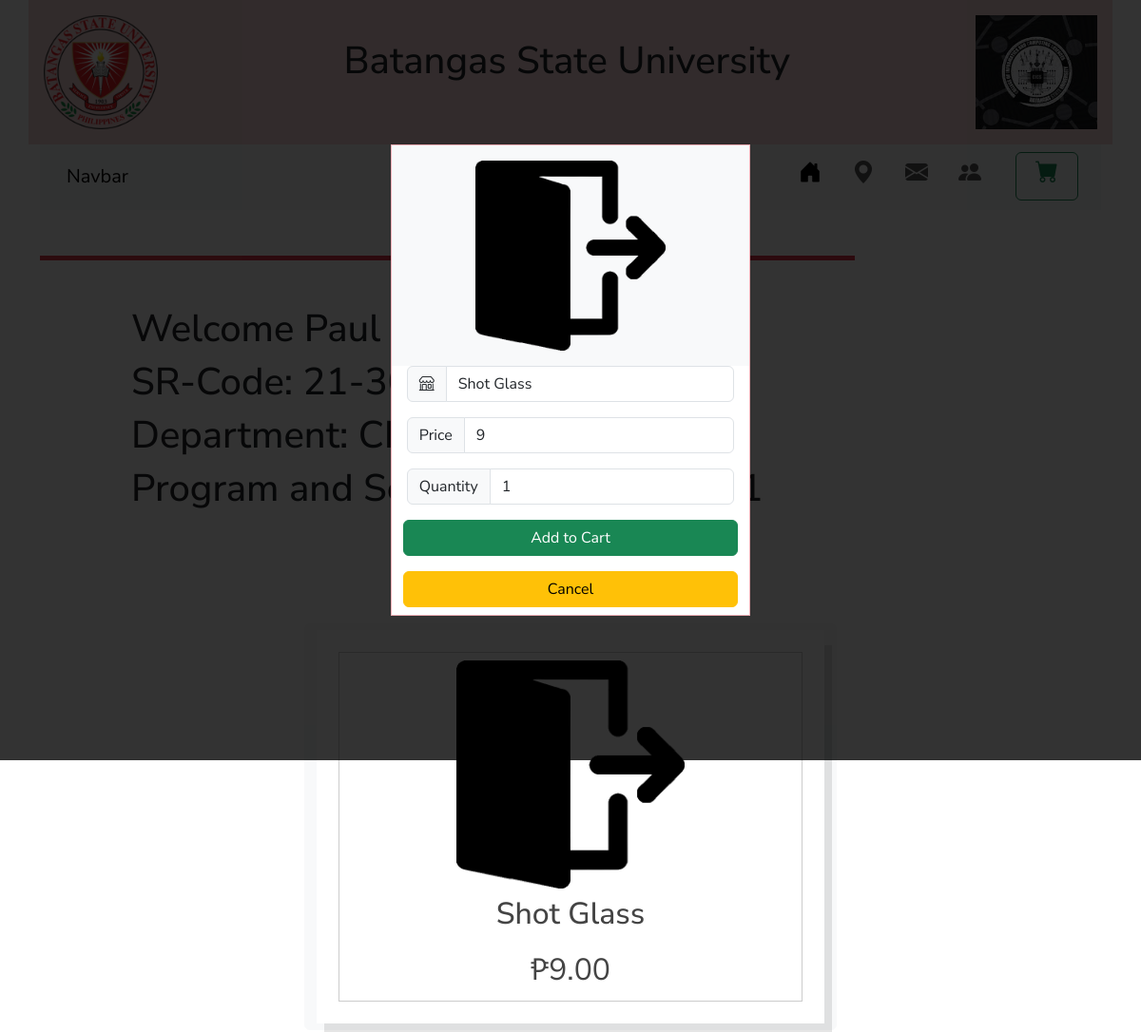
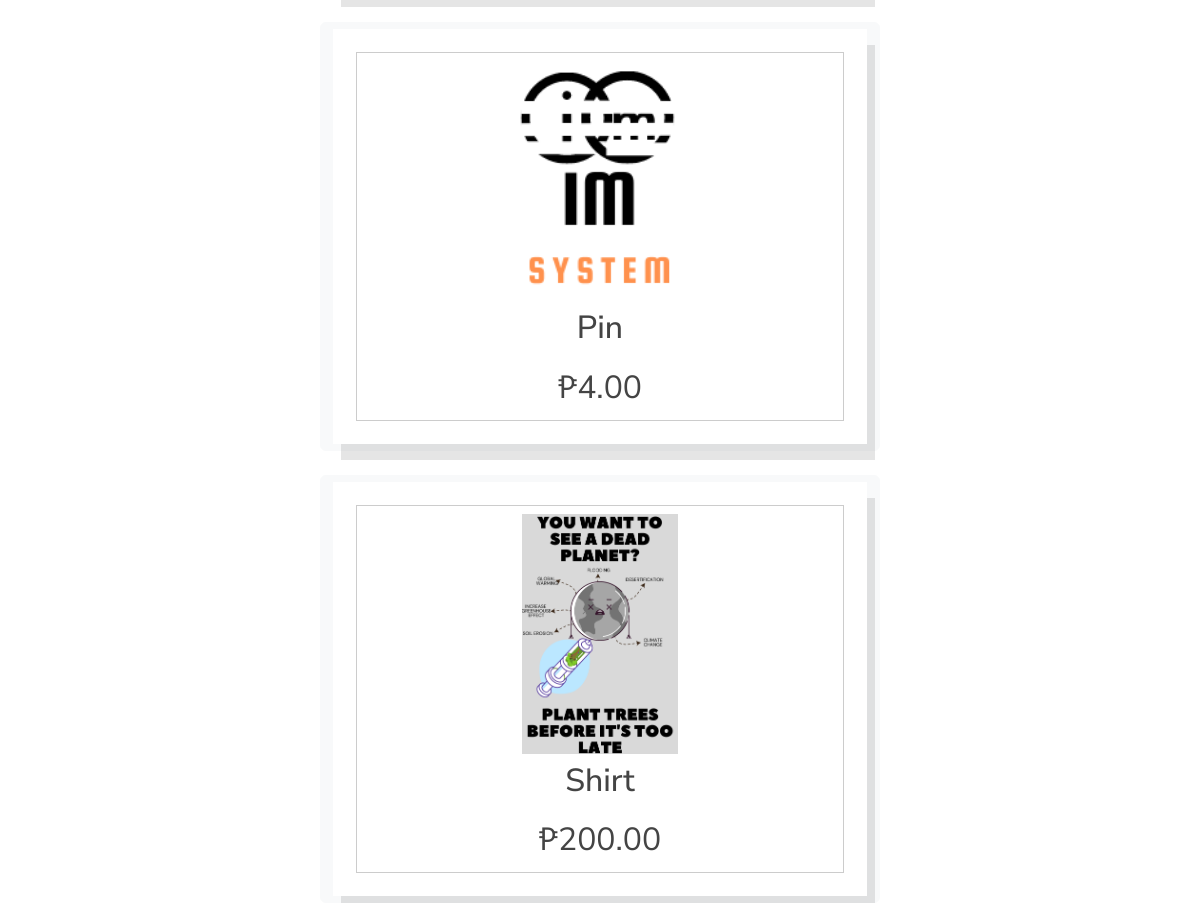
Screenshot of /student/home.php?name=1 (signed in) with the database file from the repository (2 pictures, top to bottom).
### tables this page shows
CREATE TABLE `productdb` (
  `ProductID` int(100) NOT NULL,
  `ProductName` varchar(255) NOT NULL,
  `Price` varchar(255) NOT NULL,
  `image` varchar(255) NOT NULL
);

### student/home.php (the view, shortened to what this page needs)
<!DOCTYPE html>
<html lang="en">
<head>
    <link rel="stylesheet" href="../student/homestyle.css?v=<?php echo time(); ?>">
</head>
<body>
<?php
if (isset($_SESSION['prog_sec'])) {
    ?>
<?php
include '../includes/header.php';
include '../includes/db.php';
?>
<div class="container">
    <div class="row-mt-5">
    <nav class="navbar navbar-expand-lg bg-body-tertiary">
        <div class="container-fluid">
            <a class="navbar-brand ms-3" href="#">Navbar</a>
            <div class="collapse navbar-collapse" id="navbarNavAltMarkup">
                <div class="navbar-nav">
                    <a class="nav-link active me-3" aria-current="page" href="#"><h4><i class="bi bi-house-door-fill"></i></h4></a>
                    <a class="nav-link me-3" href="#"><h4><i class="bi bi-geo-alt-fill"></i></h4></a>
                    <a class="nav-link me-3" href="#"><h4><i class="bi bi-envelope-fill"></i></h4></a>
                    <a class="nav-link me-3" href="#"><h4><i class="bi bi-people-fill"></i></h4></a>
                    <div class="container">
                    <a type="button" class="me-3 btn btn-outline-success btn-rounded w-100" href="../student/shopcart.php"><h4><i class="bi bi-cart-fill"></i></h4></a>
                    </div>
                </div>
            </div>
        </div>
    </nav>
    <div class="h-100 d-inline-flex flex-column justify-content-center align-items-center mt-5">
        <div class="border-top border-5 border-danger p-5">
        <h1 class="ps-5 pe-5">Welcome <?php echo $_SESSION['firstname'],' ', $_SESSION['lastname']; ?></h1>
        <h1 class="ps-5 pe-5">SR-Code: <?php echo $_SESSION['SR_Code']; ?></h1>
        <h1 class="ps-5 pe-5">Department: <?php echo $_SESSION['dept']; ?></h1>
        <h1 class="ps-5 pe-5">Program and Section: <?php echo $_SESSION['prog_sec']; ?></h1>
        <div class="justify-content-center text-center">
        <a href="logout.php" class="btn btn-danger mb-3 mt-2">Logout</a>
        </div>
        </div>
    </div>
    </div>
<div class="container-product">
<section class="products">
        <div class="product-container">
<?php
$query = "SELECT * FROM productdb";
$display = mysqli_query($conn, $query);
if(mysqli_num_rows($display) > 0){
    while($row = mysqli_fetch_assoc($display)){
    $pimage = $row['image'];
?>
            <a href="../student/home.php?name=<?php echo $row['ProductID']?>" class="btn btn-light a-link">
            <div class="product-box" data-name="<?php echo $row['ProductID']?>">
                <img src="../uploadedimg/<?php echo "$pimage" ?>" alt="">
                <h3 name='productname'><?php echo $row['ProductName'];?></h3>
                <div class="price" name="price">&#8369;<?php echo $row['Price'];?>.00</div>
            </div>
            </a>
<?php
    };
};
?>
</div>
</section>
</div>
<section class="edit-form">
        <?php
        if(isset($_GET['name'])){
            $edit_id = $_GET['name'];
            $query = "SELECT * FROM productdb WHERE ProductID = '{$edit_id}'";
            $edit = mysqli_query($conn,$query);
            if(mysqli_num_rows($edit) > 0){
                while($row = mysqli_fetch_assoc($edit)){
                    $pimage = $row['image'];
        ?>
        <div class="col-lg-4 bg-white m-auto border border-danger-subtle mt-5 mb-5">
            <form action="" method="post">
                <div class="container-lg d-flex justify-content-center p-3 bg-light">
                <img src="../uploadedimg/<?php echo "$pimage"; ?>" height="200">
                </div>
                <div class="input-group mb-3 ps-3 pe-3">
                    <span class="input-group-text"><i class="bi bi-shop"></i></i></span>
                    <input type="text" readonly class="form-control" value="<?php echo $row['ProductName']?>" name="pname" SS>
                </div>
                <div class="input-group mb-3 ps-3 pe-3">
                    <span class="input-group-text">Price</span>
                    <input type="text" readonly min="0"  class="form-control" value="<?php echo $row['Price']?>" name="price" >
                </div>
                <div class="input-group mb-3 ps-3 pe-3">
                    <span class="input-group-text">Quantity</span>
                    <input type="number"  min="1" value="1" class="form-control"  name="quan" >
                </div>
                <div class="container d-grid">
                    <input type="submit" value = "Add to Cart" class="btn btn-success mb-3" name="add_cart">
                    <a href="#"class="btn btn-warning mb-2" id="close_edit">Cancel</a>
                </div>
            </form>
        </div>
        <?php
            };
        };echo "<script>document.querySelector('.edit-form').style.display = 'flex';</script>";
    };
        ?>
    </section>
    </div>
</body>
<?php
}else {
        header('Location:login.php');
        exit();
    }
?>
</html>

### student/homestyle.css (style rules this page uses)
* { margin:0; padding:0; box-sizing: border-box; transition:all .2s linear; }
.container-product { max-width: 1200px; margin: 0 auto; }
.products .product-container { display: grid; grid-template-columns: repeat(auto-fit, 35rem); gap:1.5rem; justify-content: center; }
.products .product-container .product-box { text-align: center; background-color: #fff; padding: 2rem; box-shadow: 0.5rem 1rem rgba(0,0,0,.1); outline: .1rem solid #ccc; outline-offset: -1.5rem; cursor: pointer; }
.product-container .product-box img { height: 15rem; }
.product-container .product-box h3 { padding:.5rem 0; font-size: 2rem; color: #444; }
.product-container .product-box .price { font-size: 2rem; color: #444; }

### student/home.php (style rules this page uses)
.edit-form { position: fixed; top: 0; left: 0; z-index: 1100; background:rgba(0,0,0,.8); padding: 2rem; display: none; align-items: center; justify-content: center; min-height: 100vh; width: 100%; }

### rows the page displays
productdb: image (picture), ProductName "Shot Glass", Price "9", pname "Shot Glass", price "9"
productdb: image (picture), ProductName "Pin", Price "4"
productdb: image (picture), ProductName "Shirt", Price "200"

### other values shown
$_SESSION['firstname'] "Paul…"
